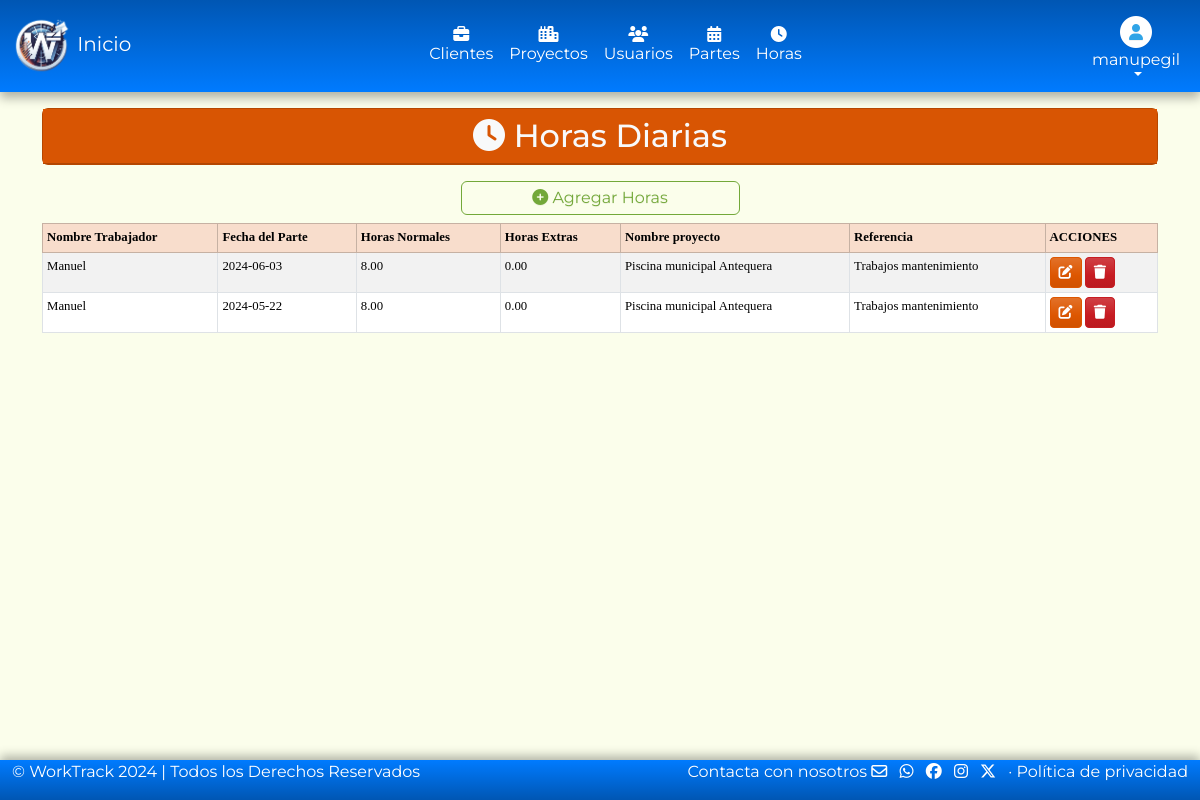
The page /models/horas/horas.php (signed in) on the database its author committed.
### tables this page shows
CREATE TABLE `parteshoras` (
  `idParteHora` int(11) NOT NULL,
  `fecha` date DEFAULT NULL,
  `horasNormales` decimal(5,2) DEFAULT NULL,
  `horasExtras` decimal(5,2) DEFAULT NULL,
  `idParte` int(11) DEFAULT NULL,
  `idUsuario` int(11) DEFAULT NULL
);

CREATE TABLE `usuarios` (
  `idUsuario` int(11) NOT NULL,
  `usuario` varchar(50) NOT NULL,
  `password` varchar(100) NOT NULL,
  `nombre` varchar(50) DEFAULT NULL,
  `apellidos` varchar(100) DEFAULT NULL,
  `direccion` varchar(100) DEFAULT NULL,
  `telefono` varchar(9) DEFAULT NULL,
  `email` varchar(50) DEFAULT NULL,
  `idRol` int(5) NOT NULL
);

CREATE TABLE `proyectos` (
  `idProyecto` int(11) NOT NULL,
  `nombre` varchar(100) DEFAULT NULL,
  `lugar` varchar(100) DEFAULT NULL,
  `fechaInicio` date DEFAULT NULL,
  `fechaFin` date DEFAULT NULL,
  `idCliente` int(11) DEFAULT NULL
);

CREATE TABLE `partes` (
  `idParte` int(11) NOT NULL,
  `fechaInicio` date DEFAULT NULL,
  `fechaFin` date DEFAULT NULL,
  `totalHorasNormales` decimal(5,2) DEFAULT NULL,
  `totalHorasExtras` decimal(5,2) DEFAULT NULL,
  `horasViaje` decimal(5,2) DEFAULT NULL,
  `comentarios` text DEFAULT NULL,
  `idUsuario` int(11) DEFAULT NULL,
  `idProyecto` int(11) DEFAULT NULL
);

### models/horas/horas.php (the view, shortened to what this page needs)
<?php
require '../../config/conexion.php';
$idUsuario = $_SESSION['idUsuario'];
if ($_SESSION['rol'] == 1) {
    $consultaHora = $conexionbd->prepare("SELECT partesHoras.idParteHora, partesHoras.fecha, partesHoras.horasNormales, partesHoras.horasExtras, partes.idParte,
    usuarios.nombre AS nombreUsuario, proyectos.nombre AS nombreProyecto, partes.comentarios AS comentarioParte
    FROM partesHoras
    INNER JOIN partes ON partesHoras.idParte = partes.idParte
    INNER JOIN usuarios ON partesHoras.idUsuario = usuarios.idUsuario
    INNER JOIN proyectos ON partes.idProyecto = proyectos.idProyecto");
    $consultaHora->execute();
} else {
    $consultaHora = $conexionbd->prepare("SELECT partesHoras.idParteHora, partesHoras.fecha, partesHoras.horasNormales, partesHoras.horasExtras, partes.idParte,
    usuarios.nombre AS nombreUsuario, proyectos.nombre AS nombreProyecto, partes.comentarios AS comentarioParte
    FROM partesHoras
    INNER JOIN partes ON partesHoras.idParte = partes.idParte
    INNER JOIN usuarios ON partesHoras.idUsuario = usuarios.idUsuario
    INNER JOIN proyectos ON partes.idProyecto = proyectos.idProyecto
    WHERE partesHoras.idUsuario = :idUsuario");
    $consultaHora->bindParam(':idUsuario', $idUsuario);
    $consultaHora->execute();
}
?>
<!DOCTYPE html>
<html lang="es">
<head>
    <link rel="stylesheet" href="/proyectoWT/assets/css/bootstrap.min.css">
    <link rel="stylesheet" href="/proyectoWT/assets/css/all.min.css">
</head>
<header>
    <?php
    if ($_SESSION['rol'] == 1) {
        require_once('../headerAdmin.php');
    } elseif ($_SESSION['rol'] == 2) {
        require_once('../headerUser.php');
    }
    ?>
</header>
<body>
    <div class="container py-3">
        <div class="card text-bg-warning mb-3">
            <span class="placeholder-wave col-12 placeholder-lg bg-warning">
                <h2 class="card-header text-center text-light"><i class="fa-solid fa-clock"></i> Horas Diarias</h2>
            </span>
        </div>
        <div class="d-grid col-3 mx-auto">
            <a href="#" class="btn btn-outline-success p-1" data-bs-toggle="modal" data-bs-target="#nuevoHoraModal"><i class="fa-solid fa-circle-plus"></i> Agregar Horas</a>
        </div>
        <div class="table-responsive-sm">
            <table class="table table-striped table-sm table-hover table-bordered mt-2" style="font-size: 0.8em;">
                <thead class="table-warning">
                    <tr>
                        <th>Nombre Trabajador</th>
                        <th>Fecha del Parte</th>
                        <th>Horas Normales</th>
                        <th>Horas Extras</th>
                        <th>Nombre proyecto</th>
                        <th>Referencia</th>
                        <th>ACCIONES</th>
                    </tr>
                </thead>
                <tbody class="table-secundary">
                    <?php while ($registro = $consultaHora->fetch(PDO::FETCH_ASSOC)) : ?>
                        <tr>
                            <td><?= $registro['nombreUsuario'] ?></td>
                            <td><?= $registro['fecha'] ?></td>
                            <td><?= $registro['horasNormales'] ?></td>
                            <td><?= $registro['horasExtras'] ?></td>
                            <td><?= $registro['nombreProyecto'] ?></td>
                            <td><?= $registro['comentarioParte'] ?></td>
                            <td>
                                <a href='#' class='btn btn-sm btn-warning' data-bs-toggle='modal' data-bs-target='#editarHoraModal' data-bs-id='<?= $registro['idParteHora'] ?>'>
                                    <i class='fa-solid fa-pen-to-square'></i>
                                </a>
                                <a href='#' class='btn btn-sm btn-danger' data-bs-toggle='modal' data-bs-target='#eliminarHoraModal' data-bs-id='<?= $registro['idParteHora'] ?>'>
                                    <i class='fa-solid fa-trash'></i>
                                </a>
                            </td>
                        </tr>
                    <?php endwhile; ?>
                </tbody>
            </table>
        </div>
    </div>
</body>
<footer>
    <?php
    require_once('../footer.php');
    ?>
</footer>
</html>

### models/headerUser.php (style rules this page uses)
body { font-family: 'Montserrat'; background-color: #fbfeeb; }
.table { font-family: 'Lucida Sans'; }

### rows shown on the page
parteshoras: idUsuario.nombre "Manuel", fecha "2024-06-03", horasNormales "8.00", horasExtras "0.00", proyectos.nombre "Piscina municipal Antequera", idParte.comentarios "Trabajos mantenimiento"
parteshoras: idUsuario.nombre "Manuel", fecha "2024-05-22", horasNormales "8.00", horasExtras "0.00", proyectos.nombre "Piscina municipal Antequera", idParte.comentarios "Trabajos mantenimiento"

### other values the page prints
$_SESSION['usuario'] "manupegil"
